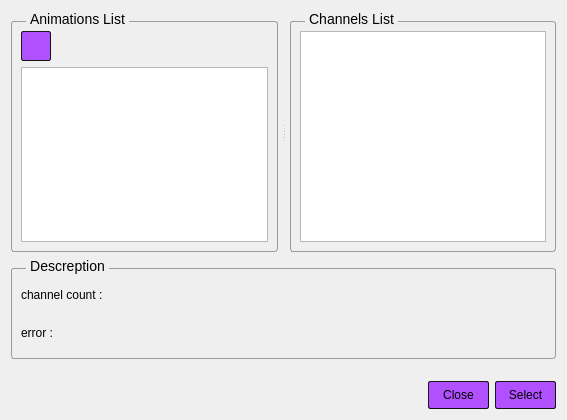
<?xml version="1.0" encoding="UTF-8"?>
<ui version="4.0">
 <class>FGEAnimationSelectionForm</class>
 <widget class="QWidget" name="FGEAnimationSelectionForm">
  <property name="geometry">
   <rect>
    <x>0</x>
    <y>0</y>
    <width>567</width>
    <height>420</height>
   </rect>
  </property>
  <property name="windowTitle">
   <string>Form</string>
  </property>
  <property name="styleSheet">
   <string notr="true">QGroupBox {
    border: 1px solid ;
	border-color: rgb(156, 156, 156);
    margin-top: 10px;
    font-size: 14px;
    border-radius: 3px;
}

QGroupBox::title {
	top:0px;
	left : 15px;
    subcontrol-origin: margin;
    subcontrol-position: top left;
    padding: 0px 2px;
}

QPushButton {
	background-color: rgb(176, 80, 255);
	border-style: outset;
	border-width: 1px;
	border-radius: 2px;
	border-color: rgb(17, 17, 17);
}

QPushButton:pressed {
      background-color: rgb(224, 0, 0);
      border-style: inset;
}


QMenu {
	  color: rgb(0, 0, 0);
      border-radius: 3px;
      background-color: white;
      margin: 2px; /* some spacing around the menu */
  }

  QMenu::item {
	height : 30px;
      padding: 2px 25px 2px 20px;
      border: 1px solid transparent; /* reserve space for selection border */
  }

  QMenu::item:selected {
		border-radius: 3px;
		background-color: rgb(235, 235, 235);
  }</string>
  </property>
  <layout class="QGridLayout" name="gridLayout_4">
   <item row="3" column="2">
    <widget class="QPushButton" name="SelectPushButton">
     <property name="minimumSize">
      <size>
       <width>61</width>
       <height>28</height>
      </size>
     </property>
     <property name="maximumSize">
      <size>
       <width>61</width>
       <height>28</height>
      </size>
     </property>
     <property name="text">
      <string>Select</string>
     </property>
    </widget>
   </item>
   <item row="0" column="0" colspan="3">
    <widget class="QSplitter" name="splitter">
     <property name="orientation">
      <enum>Qt::Horizontal</enum>
     </property>
     <property name="handleWidth">
      <number>12</number>
     </property>
     <widget class="QGroupBox" name="groupBox">
      <property name="title">
       <string>Animations List</string>
      </property>
      <layout class="QGridLayout" name="gridLayout_2">
       <item row="0" column="0">
        <widget class="QPushButton" name="AddNewAnimPushButton">
         <property name="minimumSize">
          <size>
           <width>30</width>
           <height>30</height>
          </size>
         </property>
         <property name="maximumSize">
          <size>
           <width>30</width>
           <height>30</height>
          </size>
         </property>
         <property name="text">
          <string/>
         </property>
         <property name="icon">
          <iconset>
           <normaloff>:/Icons/svg/up_white.svg</normaloff>:/Icons/svg/up_white.svg</iconset>
         </property>
         <property name="iconSize">
          <size>
           <width>32</width>
           <height>32</height>
          </size>
         </property>
        </widget>
       </item>
       <item row="0" column="1">
        <spacer name="horizontalSpacer_2">
         <property name="orientation">
          <enum>Qt::Horizontal</enum>
         </property>
         <property name="sizeHint" stdset="0">
          <size>
           <width>205</width>
           <height>20</height>
          </size>
         </property>
        </spacer>
       </item>
       <item row="1" column="0" colspan="2">
        <widget class="FGEListWidget" name="AnimListWidget">
         <property name="editTriggers">
          <set>QAbstractItemView::AllEditTriggers</set>
         </property>
        </widget>
       </item>
      </layout>
     </widget>
     <widget class="QGroupBox" name="groupBox_3">
      <property name="title">
       <string>Channels List</string>
      </property>
      <layout class="QGridLayout" name="gridLayout_3">
       <item row="0" column="0">
        <widget class="FGEListWidget" name="ChannelsListWidget"/>
       </item>
      </layout>
     </widget>
    </widget>
   </item>
   <item row="1" column="0" colspan="3">
    <widget class="QGroupBox" name="groupBox_2">
     <property name="minimumSize">
      <size>
       <width>0</width>
       <height>101</height>
      </size>
     </property>
     <property name="maximumSize">
      <size>
       <width>16777215</width>
       <height>104</height>
      </size>
     </property>
     <property name="title">
      <string>Descreption</string>
     </property>
     <layout class="QGridLayout" name="gridLayout">
      <property name="bottomMargin">
       <number>9</number>
      </property>
      <item row="0" column="0">
       <widget class="QLabel" name="label">
        <property name="text">
         <string>channel count :</string>
        </property>
       </widget>
      </item>
      <item row="0" column="1">
       <widget class="QLabel" name="ChannelCountLabel">
        <property name="text">
         <string/>
        </property>
       </widget>
      </item>
      <item row="1" column="0">
       <widget class="QLabel" name="label_2">
        <property name="text">
         <string>error :</string>
        </property>
       </widget>
      </item>
      <item row="1" column="1">
       <widget class="QLabel" name="ErrorLabel">
        <property name="text">
         <string/>
        </property>
       </widget>
      </item>
     </layout>
    </widget>
   </item>
   <item row="3" column="0">
    <spacer name="horizontalSpacer">
     <property name="orientation">
      <enum>Qt::Horizontal</enum>
     </property>
     <property name="sizeHint" stdset="0">
      <size>
       <width>127</width>
       <height>20</height>
      </size>
     </property>
    </spacer>
   </item>
   <item row="3" column="1">
    <widget class="QPushButton" name="ClosePushButton">
     <property name="minimumSize">
      <size>
       <width>61</width>
       <height>28</height>
      </size>
     </property>
     <property name="maximumSize">
      <size>
       <width>61</width>
       <height>28</height>
      </size>
     </property>
     <property name="text">
      <string>Close</string>
     </property>
    </widget>
   </item>
   <item row="2" column="0" colspan="3">
    <widget class="QWidget" name="widget" native="true">
     <property name="minimumSize">
      <size>
       <width>0</width>
       <height>10</height>
      </size>
     </property>
     <property name="maximumSize">
      <size>
       <width>16777215</width>
       <height>10</height>
      </size>
     </property>
    </widget>
   </item>
  </layout>
 </widget>
 <customwidgets>
  <customwidget>
   <class>FGEListWidget</class>
   <extends>QListWidget</extends>
   <header>GUI/ListWidget/FGEListWidget.h</header>
  </customwidget>
 </customwidgets>
 <resources/>
 <connections/>
</ui>
